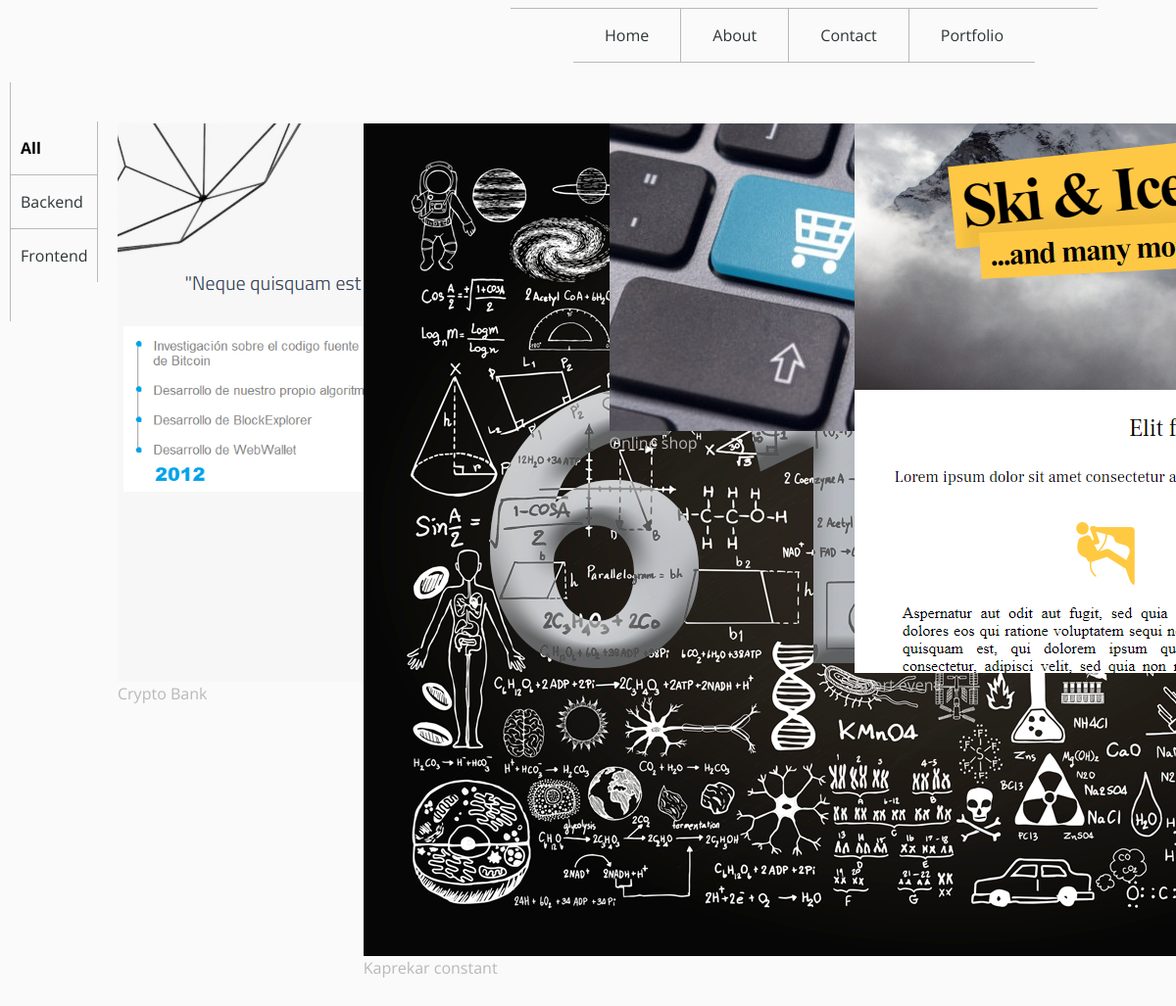
Page /projects on the earlier database version.
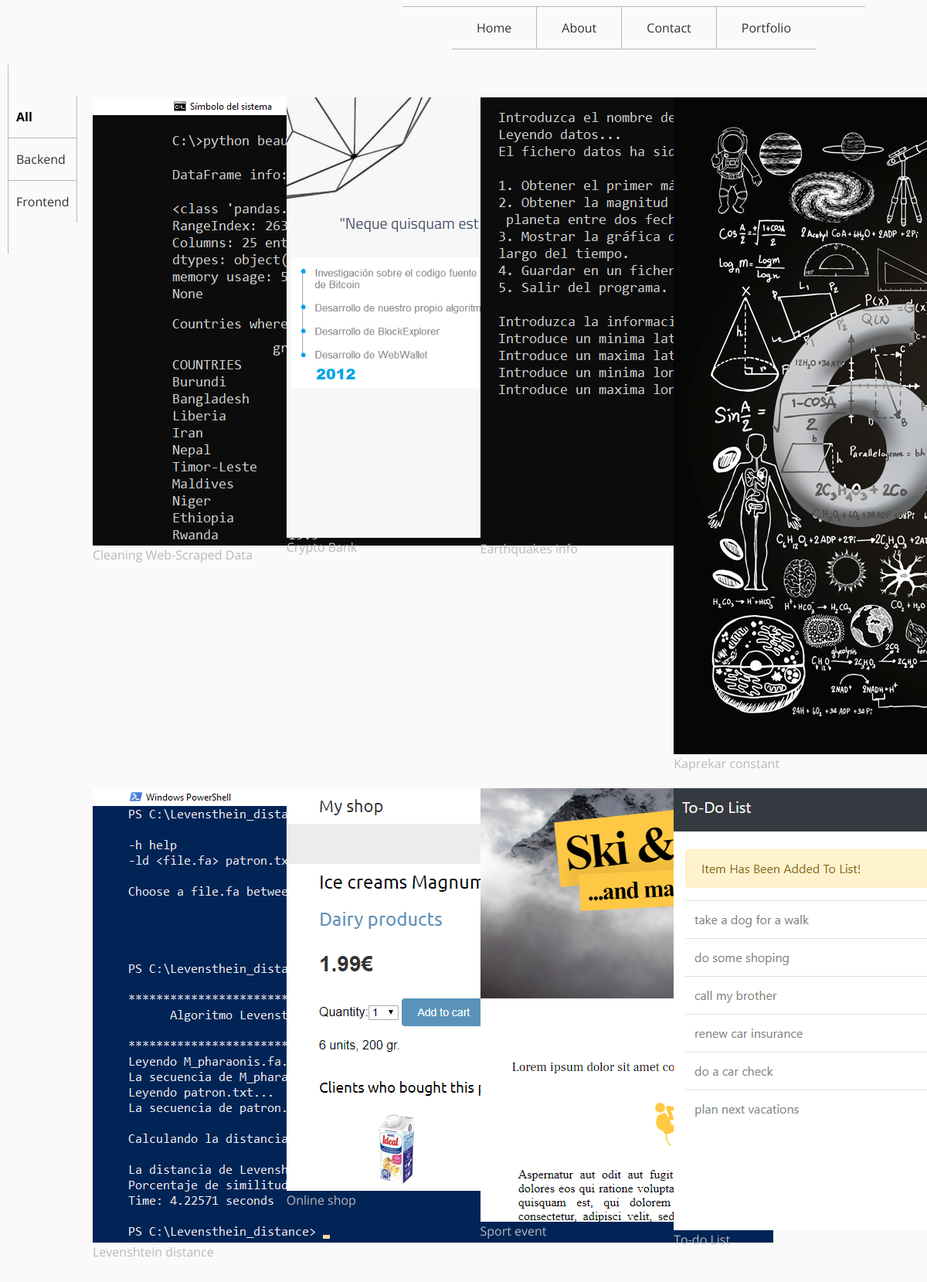
Same page on the later database version.
### portfolio/models.py (models this page shows, shortened)
class Category(models.Model):
    name = models.CharField(max_length=50, db_index=True)
    slug = models.SlugField(max_length=50, unique=True)
    image = models.ImageField(upload_to='categories/%Y/%m/%d',
                                blank=True)
    class Meta:
        ordering = ('name',)
        verbose_name = 'category'
        verbose_name_plural = 'categories'
    def get_absolute_url(self):
        return reverse('portfolio:project_list_by_category',
                        args=[self.slug])

class Project(models.Model):
    category = models.ForeignKey(Category,
                                    related_name='projects',
                                    on_delete=models.CASCADE)
    name = models.CharField(max_length=200, db_index=True)
    slug = models.SlugField(max_length=200, db_index=True)
    image = models.ImageField(upload_to='projects/%Y/%m/%d',
                                blank=True)
    description = models.TextField(blank=True)
    url = models.URLField(max_length=250, blank=True)
    repository = models.URLField(max_length=250)
    created = models.DateTimeField(auto_now_add=True)
    updated = models.DateTimeField(auto_now=True)
    class Meta:
        ordering = ('name',)
        index_together = (('id', 'slug'),)
    def get_absolute_url(self):
        return reverse('portfolio:project_detail',
                        args=[self.id, self.slug])

### portfolio/views.py (the view)
# urls.py: path('projects', never_cache(views.project_list), name='project_list'),
def project_list(request, category_slug=None):
    category = None
    categories = Category.objects.all()
    backend = Category.objects.get(slug="backend")
    frontend = Category.objects.get(slug="frontend")
    projects = Project.objects.all()
    if category_slug:
        category = get_object_or_404(Category, slug=category_slug)
        projects = projects.filter(category=category)
    return render(request,
                    'portfolio/projects/list.html',
                    {'category': category,
                    'categories': categories,
                    'projects': projects, 'backend': backend, 'frontend': frontend})

### portfolio/templates/portfolio/projects/list.html (shortened to what this page needs)
{% extends "base.html" %}
{% load static %}
{% block content %}
    <div id="projects">
        <div id="sidebar">
            <ul>
                <li><a id="invisible-up"></a></li>
                <li {% if not category %}class="selected"{% endif %}>
                    <a id="all" href="{% url "portfolio:project_list" %}">All</a>
                </li>
                {% for c in categories %}
                    <li {% if category.slug == c.slug %}class="selected"{% endif %}>
                        <a href="{{ c.get_absolute_url }}">{{ c.name }}</a>
                    </li>
                {% endfor %}
                <li><a id="invisible-down"></a></li>
            </ul>
        </div>
        <div id="main">
            <div class="row main">
                {% for project in projects %}
                <div class="columns c-12 c-5 c-4 c-3">
                    <div class="item">
                        {% load thumbnail %}
                        {% thumbnail project.image "215x150" crop="center" as pim %}
                            <a href="{{ project.get_absolute_url }}">
                                <img src="{% if pim %}{{ pim.url }}{% else %}{% static "img/no_image.png" %}{% endif %}">
                            </a>
                            <a href="{{ project.get_absolute_url }}">{{ project.name }}</a>
                        {% endthumbnail %}
                    </div>
                </div>
                {% endfor %}
            </div>
        </div>
    </div>
{% endblock %}

Differences in the rows shown:
added Project: name "Cleaning Web-Scraped Data"
added Project: name "Earthquakes info"
added Project: name "Levenshtein distance"
added Project: shows a picture, name "To-do List"
